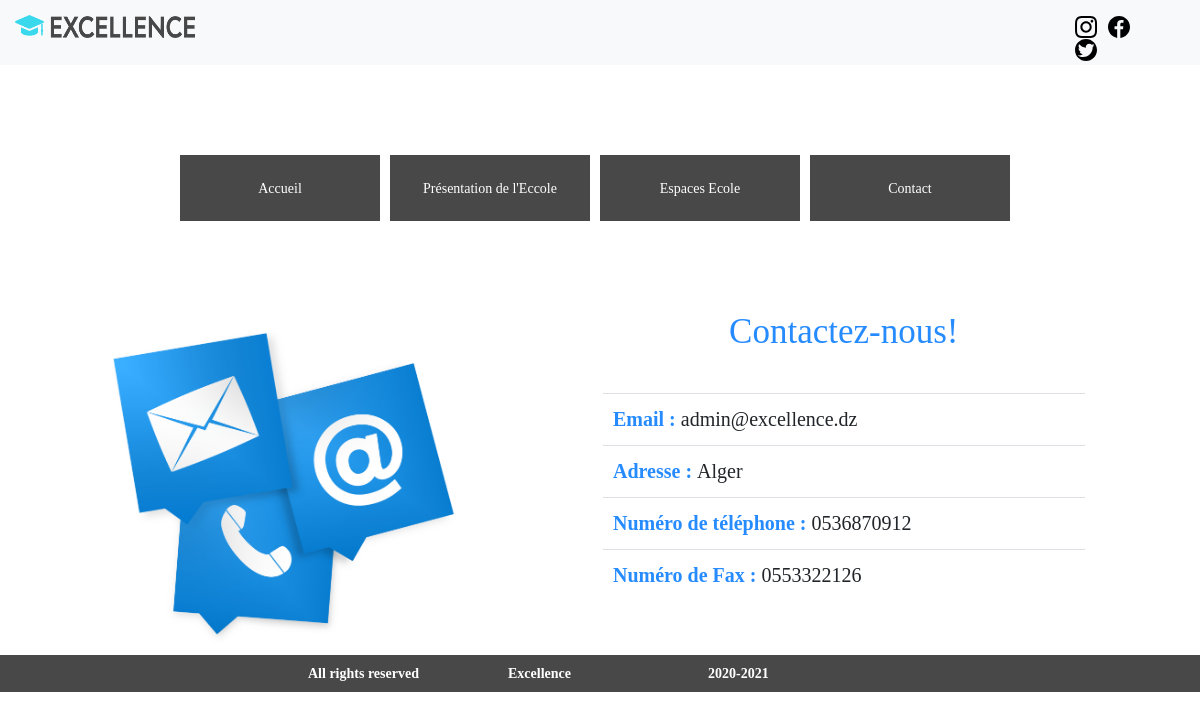
The app's page /ContactPage.php (signed in) with its own data.
### tables this page shows
CREATE TABLE `contacts` (
  `ID_contact` int(11) NOT NULL,
  `email` varchar(20) NOT NULL,
  `adresse` varchar(40) NOT NULL,
  `tel` varchar(10) NOT NULL,
  `fax` varchar(10) NOT NULL
);

### Controllers/ContactController.php (called while the page is built, shortened)
<?php
require_once __DIR__."/../Models/Contact.php";
class ContactController
{
    private $contact;
    public function __construct(){
        $this->contact=new Contact();
    }
    public function getcontact()
    {
        return $this->contact->getcontact();
    }
}
?>

### Models/Dbconfig.php (called while the page is built)
<?php
$serverName = "localhost";
$userName = 'root';
$passWord = '';
$dbName = "excellence";
$dsn = "mysql:dbname=".$dbName.";host=".$serverName;

### Models/Contact.php (called while the page is built, shortened)
<?php
require_once ("Db.php");
class Contact {
public static function getcontact()
{       $db =Db::connect();
        $query = "SELECT * FROM contacts";
        return Db::execute_query($query);
}
}
?>

### Models/DB.php (called while the page is built, shortened)
<?php
    class Db{
        private static $conn;
        private static $isConnected = false;
        public static function connect(){
            require_once ('Dbconfig.php') ;
            if(!Db::$isConnected){
                try {
                    self::$conn = new PDO($dsn, $userName, $passWord);
                    self::$isConnected = true;
                }
                catch (PDOException $e){
                    printf("la connexion a echoué: %s \n",$e->getMessage());
                    exit();
                }
            }
        }
        public static function execute_query($requete){
            $statement = self::$conn->prepare($requete);
            $statement->execute(array());
            return self::fetchAll($statement);
        }
        private static function fetchAll($resultatRequete){
            if($resultatRequete){
                return $resultatRequete->fetchAll();
            }else{
                return false;
            }
        }
    }
?>

### Views/Components/ContactInfo.php (the view, shortened to what this page needs)
<?php
if((!isset( $_SESSION['auth']))|| (empty($_SESSION['auth']))) {
  header("Location:../Views/Login.php");
  }
  else{
require_once __DIR__."../../../Controllers/ContactController.php";
class ContactInfo {
    private $info;
    public function __construct(){
        $this->info= new ContactController();
    }
    public function getContact()
    {?>
        <div class='row' style="margin-top:90px;">
        <div class='col-md-5' style="    margin-left: 90px;">
        <img src='Assets/images/contact.jpg' style='width:381.203px;height:344.250px;'>
        </div>
        <div class='col-md-5'>
        <h1 style='text-align:center;margin-bottom:40px;color:#258bff;'>Contactez-nous!</h1>
        <table class='table' style="font-size:15px;">
        <tbody>
      <?php
        $result=$this->info->getcontact();
        foreach($result as $row )
        {
            echo "
           <tr> <td style='    font-size: 20px;'> <b style='    font-size: 20px;color:#258bff;'>Email : </b> ".$row['email']."</td></tr>
           <tr> <td style='    font-size: 20px;'> <b style='    font-size: 20px;color:#258bff;'> Adresse : </b> ".$row['adresse']."</td></tr>
           <tr> <td style='    font-size: 20px;'> <b style='    font-size: 20px;color:#258bff;'> Numéro de téléphone : </b> ".$row['tel']."</td></tr>
           <tr> <td style='    font-size: 20px;'> <b style='    font-size: 20px;color:#258bff;'>Numéro de Fax : </b>".$row['fax']."</td></tr>";
        }
        ?>
        </tbody>
      </table>
        </div>
        </div>
      <?php
    }
}}
?>

### Assets/Excellence-style.css (style rules this page uses)
* { font-family: 'Calibri'; font-size: 14px; }

### records on screen
contacts: email "admin@excellence.dz", adresse "Alger", tel "0536870912", fax "0553322126"
